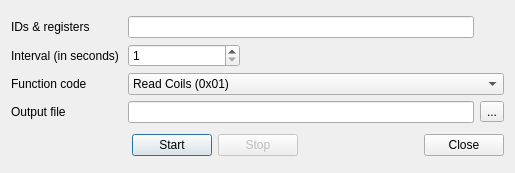
<?xml version="1.0" encoding="UTF-8"?>
<ui version="4.0">
 <class>BatchProcessor</class>
 <widget class="QDialog" name="BatchProcessor">
  <property name="geometry">
   <rect>
    <x>0</x>
    <y>0</y>
    <width>515</width>
    <height>173</height>
   </rect>
  </property>
  <property name="windowTitle">
   <string>QModBus Batch Processor</string>
  </property>
  <layout class="QVBoxLayout" name="verticalLayout">
   <item>
    <layout class="QGridLayout" name="gridLayout">
     <item row="1" column="0">
      <widget class="QLabel" name="label_3">
       <property name="text">
        <string>Interval (in seconds)</string>
       </property>
       <property name="buddy">
        <cstring>intervalSpinBox</cstring>
       </property>
      </widget>
     </item>
     <item row="1" column="1">
      <widget class="QSpinBox" name="intervalSpinBox">
       <property name="minimum">
        <number>1</number>
       </property>
      </widget>
     </item>
     <item row="1" column="2" colspan="2">
      <spacer name="horizontalSpacer_5">
       <property name="orientation">
        <enum>Qt::Horizontal</enum>
       </property>
       <property name="sizeHint" stdset="0">
        <size>
         <width>40</width>
         <height>20</height>
        </size>
       </property>
      </spacer>
     </item>
     <item row="2" column="0">
      <widget class="QLabel" name="label_5">
       <property name="text">
        <string>Function code</string>
       </property>
       <property name="buddy">
        <cstring>functionCode</cstring>
       </property>
      </widget>
     </item>
     <item row="2" column="1" colspan="4">
      <widget class="QComboBox" name="functionCode">
       <item>
        <property name="text">
         <string>Read Coils (0x01)</string>
        </property>
       </item>
       <item>
        <property name="text">
         <string>Read Discrete Inputs (0x02)</string>
        </property>
       </item>
       <item>
        <property name="text">
         <string>Read Holding Registers (0x03)</string>
        </property>
       </item>
       <item>
        <property name="text">
         <string>Read Input Registers (0x04)</string>
        </property>
       </item>
       <item>
        <property name="text">
         <string>Write Single Coil (0x05)</string>
        </property>
       </item>
       <item>
        <property name="text">
         <string>Write Single Register (0x06)</string>
        </property>
       </item>
       <item>
        <property name="text">
         <string>Write Multiple Coils (0x0f)</string>
        </property>
       </item>
       <item>
        <property name="text">
         <string>Write Multiple Registers (0x10)</string>
        </property>
       </item>
      </widget>
     </item>
     <item row="4" column="0">
      <widget class="QLabel" name="label_4">
       <property name="text">
        <string>Output file</string>
       </property>
       <property name="buddy">
        <cstring>outputFileEdit</cstring>
       </property>
      </widget>
     </item>
     <item row="4" column="1" colspan="3">
      <widget class="QLineEdit" name="outputFileEdit"/>
     </item>
     <item row="4" column="4">
      <widget class="QToolButton" name="openOutputFileButton">
       <property name="text">
        <string>...</string>
       </property>
      </widget>
     </item>
     <item row="0" column="1" colspan="3">
      <widget class="QLineEdit" name="slaveEdit"/>
     </item>
     <item row="0" column="0">
      <widget class="QLabel" name="label_6">
       <property name="text">
        <string>IDs &amp;&amp; registers</string>
       </property>
       <property name="buddy">
        <cstring>slaveEdit</cstring>
       </property>
      </widget>
     </item>
    </layout>
   </item>
   <item>
    <layout class="QHBoxLayout" name="horizontalLayout">
     <item>
      <spacer name="horizontalSpacer">
       <property name="orientation">
        <enum>Qt::Horizontal</enum>
       </property>
       <property name="sizeHint" stdset="0">
        <size>
         <width>40</width>
         <height>20</height>
        </size>
       </property>
      </spacer>
     </item>
     <item>
      <widget class="QPushButton" name="startButton">
       <property name="text">
        <string>Start</string>
       </property>
      </widget>
     </item>
     <item>
      <widget class="QPushButton" name="stopButton">
       <property name="enabled">
        <bool>false</bool>
       </property>
       <property name="text">
        <string>Stop</string>
       </property>
      </widget>
     </item>
     <item>
      <spacer name="horizontalSpacer_8">
       <property name="orientation">
        <enum>Qt::Horizontal</enum>
       </property>
       <property name="sizeHint" stdset="0">
        <size>
         <width>40</width>
         <height>20</height>
        </size>
       </property>
      </spacer>
     </item>
     <item>
      <widget class="QPushButton" name="closeButton">
       <property name="text">
        <string>Close</string>
       </property>
      </widget>
     </item>
    </layout>
   </item>
  </layout>
 </widget>
 <tabstops>
  <tabstop>slaveEdit</tabstop>
  <tabstop>intervalSpinBox</tabstop>
  <tabstop>functionCode</tabstop>
  <tabstop>outputFileEdit</tabstop>
  <tabstop>openOutputFileButton</tabstop>
  <tabstop>startButton</tabstop>
  <tabstop>stopButton</tabstop>
  <tabstop>closeButton</tabstop>
 </tabstops>
 <resources/>
 <connections>
  <connection>
   <sender>closeButton</sender>
   <signal>clicked()</signal>
   <receiver>BatchProcessor</receiver>
   <slot>accept()</slot>
   <hints>
    <hint type="sourcelabel">
     <x>402</x>
     <y>160</y>
    </hint>
    <hint type="destinationlabel">
     <x>208</x>
     <y>99</y>
    </hint>
   </hints>
  </connection>
  <connection>
   <sender>openOutputFileButton</sender>
   <signal>clicked()</signal>
   <receiver>BatchProcessor</receiver>
   <slot>browseOutputFile()</slot>
   <hints>
    <hint type="sourcelabel">
     <x>492</x>
     <y>113</y>
    </hint>
    <hint type="destinationlabel">
     <x>505</x>
     <y>24</y>
    </hint>
   </hints>
  </connection>
  <connection>
   <sender>startButton</sender>
   <signal>clicked()</signal>
   <receiver>BatchProcessor</receiver>
   <slot>start()</slot>
   <hints>
    <hint type="sourcelabel">
     <x>138</x>
     <y>147</y>
    </hint>
    <hint type="destinationlabel">
     <x>67</x>
     <y>144</y>
    </hint>
   </hints>
  </connection>
  <connection>
   <sender>stopButton</sender>
   <signal>clicked()</signal>
   <receiver>BatchProcessor</receiver>
   <slot>stop()</slot>
   <hints>
    <hint type="sourcelabel">
     <x>212</x>
     <y>152</y>
    </hint>
    <hint type="destinationlabel">
     <x>267</x>
     <y>145</y>
    </hint>
   </hints>
  </connection>
 </connections>
 <slots>
  <slot>start()</slot>
  <slot>stop()</slot>
  <slot>browseOutputFile()</slot>
 </slots>
</ui>
